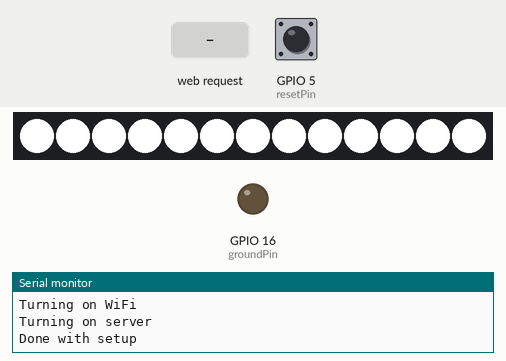
Bench run of a sketch on a simulated ESP8266 (NodeMCU). On the bench: 13 RGB LEDs in strip order, left to right, output pins drawn as LEDs (lit = HIGH), the last lines printed to the serial monitor. Inputs (shaded band) come from the test bench; at power-on: GPIO 5 (resetPin) HIGH. Dim RGB values are drawn brighter than linear; storage starts empty; EEPROM starts erased.

Above: at 2.2 s.
2.3 s: HTTP request GET /submit?rows=1 received
At 3.3 s:
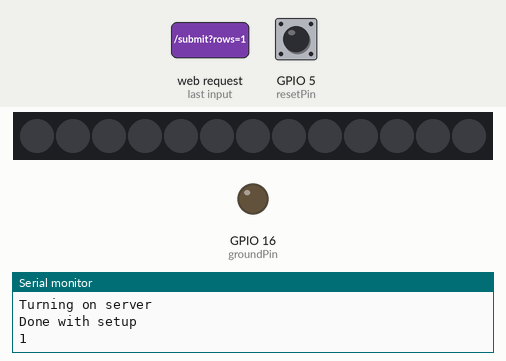
3.8 s: GPIO 5 (resetPin) pulled LOW for 0.15 s
At 4.4 s:
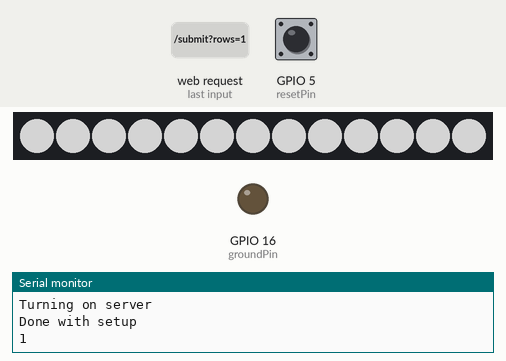
5.4 s: HTTP request GET /submit received
At 6.6 s:
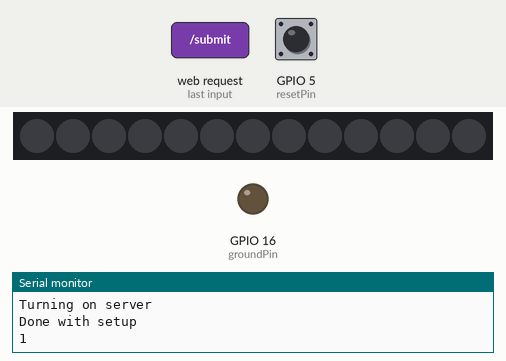
6.9 s: GPIO 5 (resetPin) pulled LOW for 1 s
At 8.0 s:
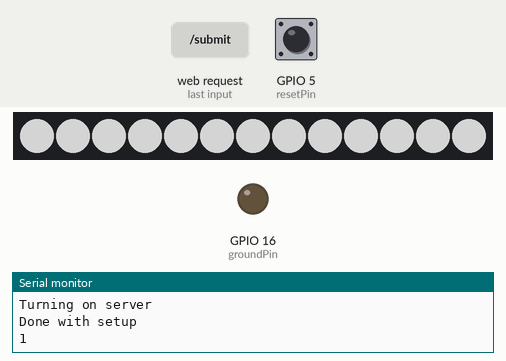
Timing chart, 0 to 9.9 s (numbered marks = the images above; inputs shaded):
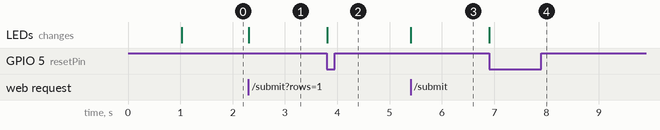

Measured:
- after the input at 2.3 s, the LEDs: change at once (image 1)
- after the input at 3.8 s, the LEDs: change at once (image 2)
- after the input at 5.4 s, the LEDs: change at once (image 3)
- after the input at 6.9 s, the LEDs: change at once (image 4)

The sketch:

LED_Controller.ino
```cpp
#include <ESP8266WiFi.h>
#include <ESP8266WebServer.h>
#include <EEPROM.h>
#define FASTLED_ESP8266_RAW_PIN_ORDER
#include <FastLED.h>
#include <LittleFS.h>

//These two are not related
#define ledPin 15
#define numLEDs 13
#define resetPin 5
#define groundPin 16

#define fudge 1

ESP8266WebServer server(80);
CRGB colors[numLEDs];

byte* settings = NULL;
int settingsLength = 0;

int timeStuff = 0;
unsigned long lastMillis = 0;
int now = 0;
int transition = -1;
bool enabled = true;

void setup() {
  //Begin setup
  Serial.begin(115200);
  Serial.println("Beginning setup");

  //Just in case this helps
  delay(1000);

  //Set up filesystem
  Serial.println("Setting up LittleFS");
  LittleFS.begin();

  //Enable pins
  Serial.println("Setting output pin");
  pinMode(ledPin, OUTPUT);

  //Create "reset" pins
  pinMode(resetPin, INPUT_PULLUP);
  pinMode(groundPin, OUTPUT);
  digitalWrite(groundPin, LOW);

  //Initialize LEDs to black
  Serial.println("Initializing LEDs");
  FastLED.addLeds<WS2812B, ledPin, GRB>(colors, numLEDs);
  for (int i = 0; i < numLEDs; i++) {
    colors[i] = CRGB(0, 0, 0);
  }

  //Allow for EEPROM reading
  EEPROM.begin(2048);
  //Uncomment these to initialize
  //EEPROM.write(0, 0);
  //EEPROM.commit();
  settingsLength = EEPROM.read(0);
  Serial.println(settingsLength);

  //Initialize to white if no data exists
  if (settingsLength == 0) {
    Serial.println("Setting LEDs");
    Serial.println(EEPROM.read(0));
    setAllWhite();
  }

  Serial.println("Refreshing LEDs");

  //Read from EEPROM and display values
  refreshLEDs();

  Serial.println("Turning on WiFi");

  //Set WiFi mode and config
  WiFi.mode(WIFI_AP);
  IPAddress apIP(192, 168, 0, 1);
  WiFi.softAPConfig(apIP, apIP, IPAddress(255, 255, 255, 0));
  //Private password plz do not steal
  WiFi.softAP("LEDControlsChase", "DasaniKeyton");

  //Route paths
  server.on("/", root);
  server.on("/data", data);
  server.on("/submit", submit);
  server.on("/getTimes", getTimes);
  server.on("/setTimes", setTimes);

  //Start server
  Serial.println("Turning on server");
  server.begin();
  Serial.println("Done with setup");

  //Enables the time thing
  lastMillis = millis();
}

//Main loops
void loop() {
  server.handleClient();

  //In case some bad data gets in there, you can short these pins to reset data! I'm great at this
  if (digitalRead(resetPin) == LOW) {
    setAllWhite();
    refreshLEDs();
  }

  //Do the part where we keep track of time
  if (millis() - lastMillis > 100) {
    bool shouldRefresh = false;
    now += millis() - lastMillis;
    //timeStuff += millis() - lastMillis;
    lastMillis = millis();
    if (now > 86400 * 1000 * fudge && enabled) {
      now = now % (int)(86400 * 1000 * fudge);
    }
    if (now > transition && !enabled) {
      enabled = true;
      shouldRefresh = true;
    } else if (now < transition && enabled) {
      enabled = false;
      shouldRefresh = true;
    }
    if (shouldRefresh) {
      refreshLEDs();
    }
    /*if (timeStuff > 10000) {
      //Serial.println("Ten seconds have passed");
      Serial.print(millis());
      Serial.print(" ");
      Serial.println(timeStuff);
      timeStuff = timeStuff % 10000;
    }*/
  }
}

//LED functions

//Set all LEDs to white on disk
void setAllWhite() {
  //Begin writing from 0
  int address = 0;
  //Set number of rows (One)
  EEPROM.write(address++, 1);
  //Set RGB value of row (#808080)
  EEPROM.write(address++, 0x80);
  EEPROM.write(address++, 0x80);
  EEPROM.write(address++, 0x80);

  //Set boolean values for each LED
  bool trueArray[numLEDs];
  for (int i = 0; i < numLEDs; i++) {
    trueArray[i] = true;
  }

  //Prepare byte array
  const int numBytes = getNumBytes();
  byte toSet[numBytes];

  //Create bytes
  boolsToBytes(trueArray, toSet);

  //Write toSet
  for (int i = 0; i < numBytes; i++) {
    EEPROM.write(address++, toSet[i]);
  }

  EEPROM.commit();
}

//Update LED stuff based on EEPROM
void refreshLEDs() {
  //Initialize each light to off
  for (int i = 0; i < numLEDs; i++) {
    colors[i] = CRGB(0, 0, 0);
  }

  //Read settings length and set address
  int address = 0;
  settingsLength = EEPROM.read(address++);

  //Prepare server values
  const int numBytes = getNumBytes();
  settings = (byte*) realloc(settings, settingsLength * (3 + numBytes) * sizeof(byte));

  //Read each row
  for (int i = 0; i < settingsLength; i++) {
    //First three values are RGB values
    settings[i * (3 + numBytes) + 0] = EEPROM.read(address++);
    settings[i * (3 + numBytes) + 1] = EEPROM.read(address++);
    settings[i * (3 + numBytes) + 2] = EEPROM.read(address++);

    //Read row byte values into buffer
    byte rowBytes[numBytes];
    for (int j = 0; j < numBytes; j++) {
      rowBytes[j] = EEPROM.read(address++);
    }

    //Convert into boolean
    bool ledBools[numLEDs];
    bytesToBools(rowBytes, ledBools);

    //Set LED values based on settings
    for (int j = 0; j < numLEDs; j++) {
      if (ledBools[j] && enabled) {
        colors[j] = CRGB(settings[i * (3 + numBytes) + 0],
                         settings[i * (3 + numBytes) + 1],
                         settings[i * (3 + numBytes) + 2]);
      }
    }

    //Save bytes buffer to settings
    for (int j = 0; j < numBytes; j++) {
      settings[(i * (3 + numBytes)) + 3 + j] = rowBytes[j];
    }
  }

  FastLED.show();
}

//Data functions

//Get the number of bytes needed to represent the current number of LEDs
int getNumBytes() {
  //Bad estimate (Wrong for 0, 8 ,16, etc.)
  int toReturn = numLEDs / 8 + 1;
  //Fix estimate by handling those cases
  if (numLEDs % 8 == 0) {
    toReturn -= 1;
  }
  return toReturn;
}

//Converts an array of bytes to an array of booleans. Bases size off numLEDs
void bytesToBools(byte* in, bool* out) {
  for (int i = 0; i < numLEDs; i++) {
    out[i] = bool((in[i / 8] & (1 << (i % 8))) > 0); //Extract individual bit from correct byte
  }
}

//Converts an array of bytes to an array of booleans. Bases size off numLEDs
void boolsToBytes(bool* in, byte* out) {
  //Get the number of bytes
  int numBytes = getNumBytes();
  //Initialize all of them to 0
  for (int i = 0; i < numBytes; i++) {
    out[i] = 0;
  }
  //Set each bit
  for (int i = 0; i < numLEDs; i++) {
    if (in[i]) {
      out[i / 8] |= (1 << (i % 8)); //Set the correct bit of the correct byte
    }
  }
}


//Server functions

void root() {
  //Send main HTML file
  File file = LittleFS.open("main.html", "r");
  server.streamFile(file, "text/html");
  file.close();
}

void data() {
  //Prepare data buffer
  char dataBuffer[192];
  //Put all the settings into it
  for (int i = 0; i < settingsLength * (3 + getNumBytes()); i++) {
    sprintf(dataBuffer + (2 * i), "%02x", settings[i]);
  }
  //Print it alongside the number of LEDs
  char toSend[256];
  sprintf(toSend, "%d:%s", numLEDs, dataBuffer);
  //Send to client
  server.send(200, "text/plain", toSend);
}

void submit() {
  //Get data from request
  String rows = server.arg("rows");
  String data = server.arg("data");

  //Print for debugging
  Serial.println(rows);
  Serial.println(data);

  //Write the new number of rows
  int address = 0;
  EEPROM.write(address++, rows.toInt());

  //Get the position data
  const char* pos = data.c_str();

  //Copy each byte to EEPROM
  for (int i = 0; i < rows.toInt() * (3 + getNumBytes()); i++) {
    byte toWrite = 0;
    sscanf(pos + i * 2, "%2hhx", &toWrite); //Need to convert from hex to byte
    EEPROM.write(address++, toWrite);
  }

  //Finish
  EEPROM.commit();
  server.send(200, "text/plain", "Success!");

  //Show changes
  refreshLEDs();
}

void getTimes() {
  char toSend[256];
  sprintf(toSend, "%d:%d", (int) (now / fudge), (int) (transition / fudge));
  server.send(200, "text/plain", toSend);
}

void setTimes() {
  String transitionText = server.arg("transition");
  String nowText = server.arg("now");
  transition = (int) (transitionText.toInt() * fudge);
  now = (int) (nowText.toInt() * fudge);
  Serial.println(now);
  Serial.println(transition);
  server.send(200, "text/plain", "Success!");
}
```
